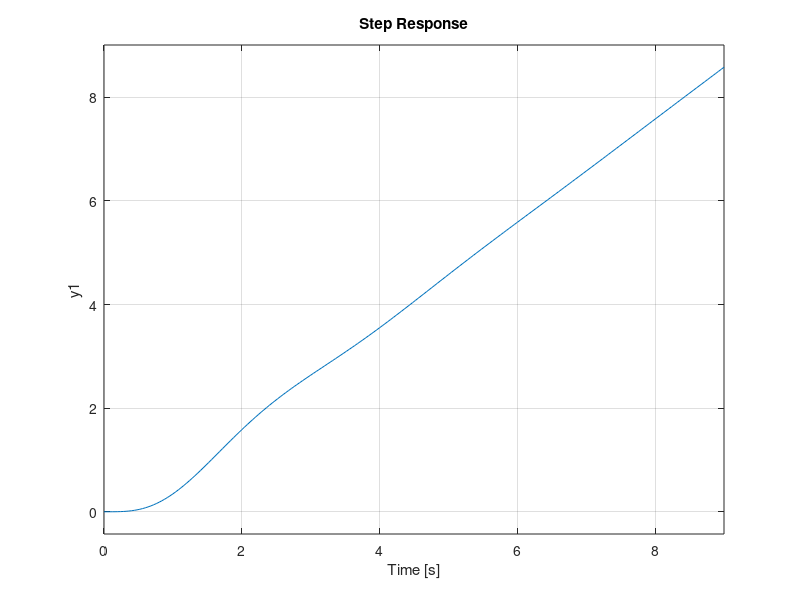

Write the MATLAB code that produced this figure. (Note: this script raises an error after producing the figure.)
%%3_1a
s = tf('s')
num = [0 0 0 36.6];
den = [1 9.2 15.4 36.6];
TF = tf(num,den)
pzmap(TF)
subplot(3,1,1)
step(TF)
subplot(3,1,2)
impulse(TF)
subplot(3,1,3)
step(TF/s)


%% 3_2
k = [1:1:5];

num = [0 0 0 36.6];
den = [1 9.2 15.4 36.6];

n1 = conv(num,k(1));
n2 = conv(num,k(2));
n3 = conv(num,k(3));
n4 = conv(num,k(4));
n5 = conv(num,k(5));
d1 = conv(den,1);

[num1,den1] = negfeedback(n1,1,d1,1);
[num2,den2] = negfeedback(n2,1,d1,1);
[num3,den3] = negfeedback(n3,1,d1,1);
[num4,den4] = negfeedback(n4,1,d1,1);
[num5,den5] = negfeedback(n5,1,d1,1);

tf1 = tf(num1,den1);
tf2 = tf(num2,den2);
tf3 = tf(num3,den3);
tf4 = tf(num4,den4);
tf5 = tf(num5,den5);

% pzplot(tf1)
% pzplot(tf2)
% pzplot(tf3)
% pzplot(tf4)
% pzplot(tf5)
% 
% step(tf1)
% stepinfo(tf1)
% 
% step(tf2)
% stepinfo(tf2)
% 
% step(tf3)
% stepinfo(tf3)

% rlocus(tf1)
% rlocus(tf2)
% figure;
% rlocus(tf3)
% figure;
% rlocus(tf4)



% function [num,den] = negfeedback(n1,n2,d1,d2)
%  num = conv(n1,d2);
%  den = conv(d1,d2)+conv(n1,n2);
%end

%% 3_4 PD Controller
% num = [0 0 0 36.6];
% den = [0 1 9.2 15.4 36.6];
% 
% % k=1,z=1
% n1 = conv([1 1],num);
% [num1,den1] = negfeedback(n1,1,den,1);
% tf1 = tf(num1,den1);
% 
% % figure;
% % step(tf1)
% % stepinfo(tf1)
% % figure;
% % rlocus(tf1)
% 
% % k=2,z=1
% % n2 = conv([2 2],num);
% % [num2,den2] = negfeedback(n2,1,den,1);
% % tf2 = tf(num2,den2);
% % 
% % figure;
% % step(tf2)
% % stepinfo(tf2)
% % figure;
% % rlocus(tf2)
% 
% % k=1,z=2
% % n3 = conv([1 2],num);
% % [num3,den3] = negfeedback(n3,1,den,1);
% % tf3 = tf(num3,den3);
% % 
% % figure;
% % step(tf3)
% % stepinfo(tf3)
% % figure;
% % rlocus(tf3)
% 
% % k=3,z=2
% % n4 = conv([3 6],num);
% % [num4,den4] = negfeedback(n4,1,den,1);
% % tf4 = tf(num4,den4);
% % 
% % figure;
% % step(tf4)
% % stepinfo(tf4)
% % figure;
% % rlocus(tf4)
% 
% % k=5,z=7
% % n5 = conv([5 35],num);
% % [num5,den5] = negfeedback(n5,1,den,1);
% % tf5 = tf(num5,den5);
% % 
% % figure;
% % step(tf5)
% % stepinfo(tf5)
% % figure;
% % rlocus(tf5)
% 
% % k=9,z=13
% % n6 = conv([9 117],num);
% % [num6,den6] = negfeedback(n6,1,den,1);
% % tf6 = tf(num6,den6);
% % 
% % figure;
% % step(tf6)
% % stepinfo(tf6)
% % figure;
% % rlocus(tf6)
% 
% % k=2,z=13
% n7 = conv([2 26],num);
% [num7,den7] = negfeedback(n7,1,den,1);
% tf7 = tf(num7,den7);
% 
% figure;
% step(tf7)
% stepinfo(tf7)
% figure;
% rlocus(tf7)
% 
% function [num,den] = negfeedback(n1,n2,d1,d2)
% num = conv(n1,d2);
% den = conv(d1,d2)+conv(n1,n2);
% end

%% 3_5 PI Controller
% num = [0 0 0 36.6];
% den = [1 9.2 15.4 36.6 0];
% 
% %k=1,z=1
% % n1 = conv([1 1],num);
% % [num1,den1] = negfeedback(n1,1,den,1);
% % tf1 = tf(num1,den1);
% %  
% % figure;
% % step(tf1)
% % stepinfo(tf1)
% % figure;
% % rlocus(tf1)
%  
% % k=2,z=1
% % n2 = conv([2 2],num);
% % [num2,den2] = negfeedback(n2,1,den,1);
% % tf2 = tf(num2,den2);
% % 
% % figure;
% % step(tf2)
% % stepinfo(tf2)
% % figure;
% % rlocus(tf2)
% % 
% % %k=1,z=2
% % n3 = conv([1 2],num);
% % [num3,den3] = negfeedback(n3,1,den,1);
% % tf3 = tf(num3,den3);
% % 
% % figure;
% % step(tf3)
% % stepinfo(tf3)
% % figure;
% % rlocus(tf3)
% 
% % %k=3,z=2
% % n4 = conv([3 6],num);
% % [num4,den4] = negfeedback(n4,1,den,1);
% % tf4 = tf(num4,den4);
% % 
% % figure;
% % step(tf4)
% % stepinfo(tf4)
% % figure;
% % rlocus(tf4)
% % 
% % %k=5,z=7
% % n5 = conv([5 35],num);
% % [num5,den5] = negfeedback(n5,1,den,1);
% % tf5 = tf(num5,den5);
% % 
% % figure;
% % step(tf5)
% % stepinfo(tf5)
% % figure;
% % rlocus(tf5)
% % 
% % %k=9,z=13
% % n6 = conv([9 117],num);
% % [num6,den6] = negfeedback(n6,1,den,1);
% % tf6 = tf(num6,den6);
% % 
% % figure;
% % step(tf6)
% % stepinfo(tf6)
% % figure;
% % rlocus(tf6)
% % 
% % % k=2,z=13
% % n7 = conv([2 26],num);
% % [num7,den7] = negfeedback(n7,1,den,1);
% % tf7 = tf(num7,den7);
% % 
% % figure;
% % step(tf7)
% % stepinfo(tf7)
% % figure;
% % rlocus(tf7)
% 
% 
% function [num,den] = negfeedback(n1,n2,d1,d2)
% num = conv(n1,d2);
% den = conv(d1,d2)+conv(n1,n2);
% end

%% 3_6 
